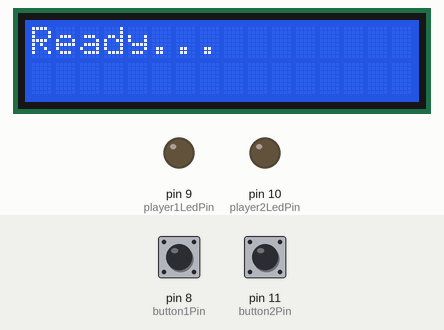
Simulated run of this sketch. Board: Arduino Uno, built with avr-gcc and run on an emulated ATmega328P. Shown: 16×2 character LCD, output pins drawn as LEDs (lit = HIGH). The test bench sets the inputs (shaded band); at power-on: pin 8 (button1Pin) LOW, pin 11 (button2Pin) LOW. Random numbers use the default seed unless the sketch sets one.

Above: at 0.1 s.
At 5.6 s:
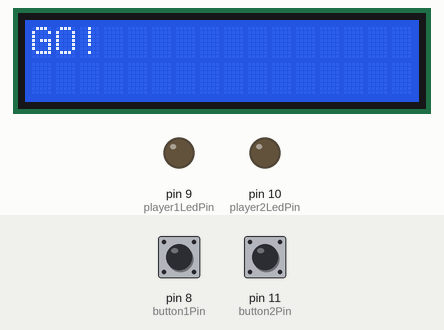
5.7 s: pin 8 (button1Pin) pulled HIGH for 0.15 s
At 7.0 s:
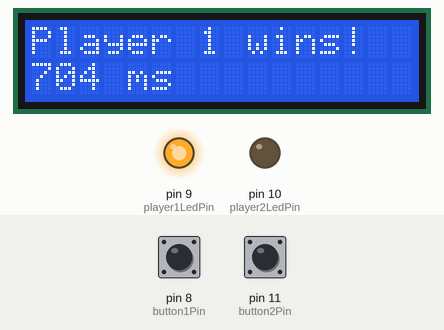
Timing chart, 0 to 8.7 s (numbered marks = the images above; inputs shaded):
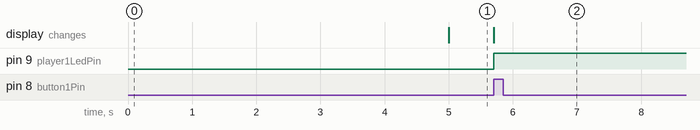

Measured:
- after the input at 5.7 s, pin 9 (player1LedPin): LOW → HIGH at once

The sketch:

arduinoreflex.ino
```cpp
#include <LiquidCrystal.h>

LiquidCrystal lcd(2, 3, 4, 5, 6, 7);

const int startLedPin = 13;
const int player1LedPin = 9;
const int player2LedPin = 10;
const int button1Pin = 8;
const int button2Pin = 11;

int button1State = 0;
int button2State = 0;
bool listenToButtons = false;
bool somebodyWon = false;

long unsigned randomMillis(){
  unsigned randomN;
  unsigned randomMillis;
  randomSeed(analogRead(A0));
  randomN = random(2,6);
  randomMillis = randomN*1000;
  return randomMillis;
}

int randomDelay = randomMillis();

void setup() {
  pinMode(player1LedPin, OUTPUT);
  pinMode(player2LedPin, OUTPUT);
  pinMode(button1Pin, INPUT);
  pinMode(button2Pin, INPUT);
  lcd.begin(16, 2);
  lcd.clear();
  lcd.print("Ready...");
}

void loop() {

  if(millis() > randomDelay && !somebodyWon){
    digitalWrite(startLedPin, HIGH);
    lcd.clear();
    lcd.print("GO!");
    listenToButtons = true;
  }

  if(listenToButtons){

    button1State = digitalRead(button1Pin);
    if (button1State == HIGH && !somebodyWon) {
      somebodyWon = true;
      digitalWrite(player1LedPin, HIGH);
      lcd.clear();
      lcd.print("Player 1 wins!");
      lcd.setCursor(0,1);
      lcd.print(millis() - randomDelay);
      lcd.print(" ms");
    }
    button2State = digitalRead(button2Pin);
    if (button2State == HIGH && !somebodyWon) {
      somebodyWon = true;
      digitalWrite(player2LedPin, HIGH);
      lcd.clear();
      lcd.print("Player 2 wins!");
      lcd.setCursor(0,1);
      lcd.print(millis() - randomDelay);
      lcd.print(" ms");
    }
  }
  if(somebodyWon){
    digitalWrite(startLedPin, LOW);
  }
}
```
